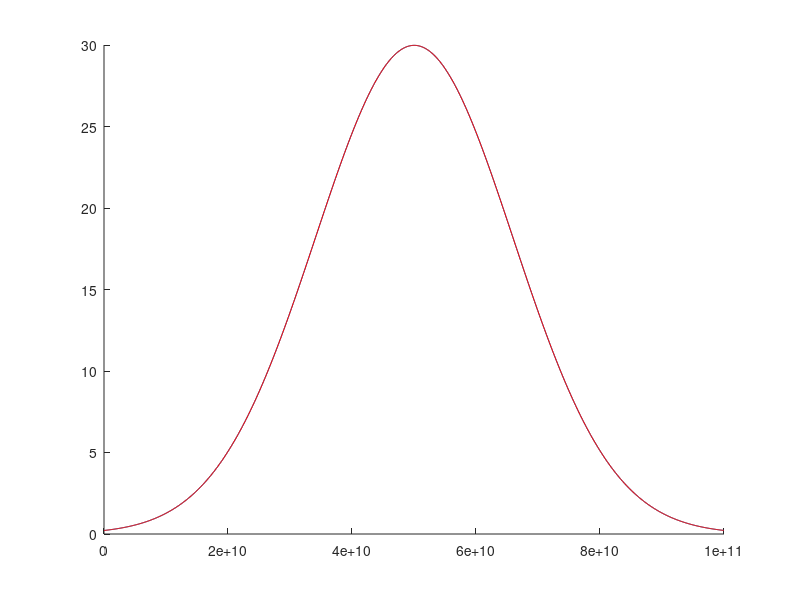

Reproduce this figure in MATLAB.
clc;clear all;

epsr=1;
a0=1e-4;%0.1mm
c0=3e8;%2.99792458e8;%Speed of Light (m/s)
f0=c0/a0;%3000GHz
t0=1/f0;%0.33e-12 (s)
mu0=4*pi*(1e-7);% (H/m)
eps0=8.854187817e-12;% (F/m)
I0=1; %(A)
E0=I0/(a0*eps0*c0);%Electric Field
D0=I0/(a0*c0);%Electric Displacement Field
B0=I0/(a0*eps0*c0*c0);%Magnetic Field
H0=I0/(a0);%Magnetizing Field
sigmaD0=(epsr*eps0*c0)/a0;


w=1e-5;
t0=5;
t=0:0.001:10;
g=exp(-1i*w*t-((t-t0).*(t-t0))./(2*w*w));
% hold on;
% plot(t,abs(g));
% plot(t,real(g),'r')
% plot(t,imag(g),'c')

f=fopen('SourceFFT.txt');
l=fgetl(f);
in=1;
while ischar(l)
    text{in}=l;
    data{in}=sscanf(text{in},'%f %f %f');
    fr(in)=data{in}(1);
    FFT(in)=data{in}(2)+1i*data{in}(3);
    
    l=fgetl(f);
    in=in+1;
end
hold on;
plot(fr*f0,abs(FFT))
plot(fr*f0,abs(FFT),'r')
